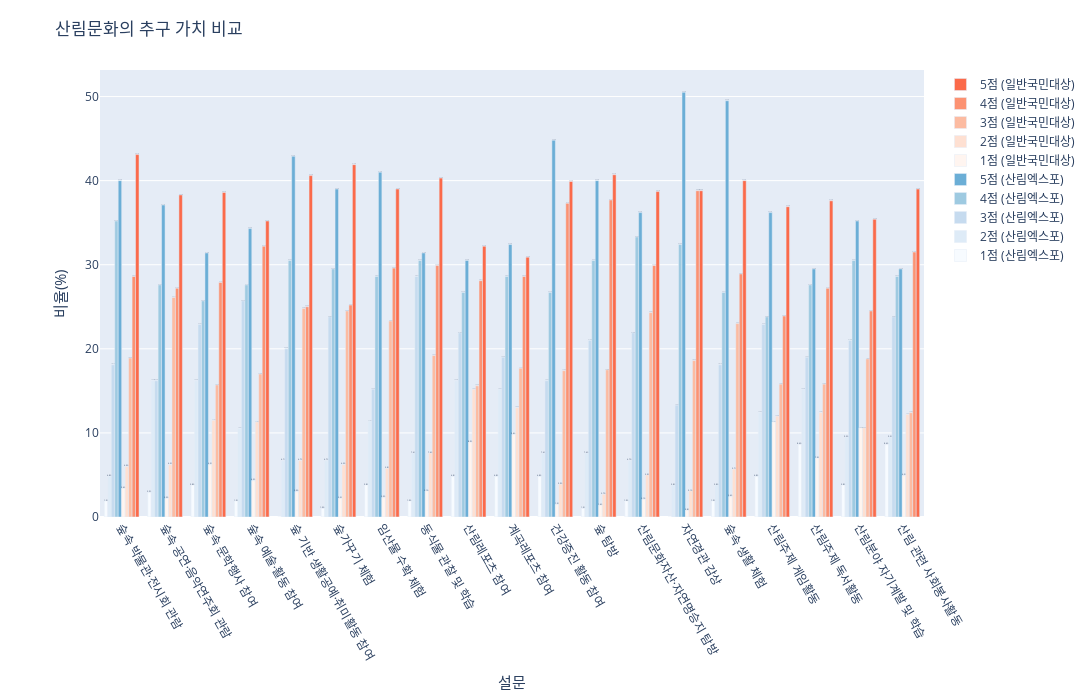

Here is the notebook cell this chart was saved with:
### Code cell
import plotly.colors as pc

# 컬러맵을 리스트로 불러오기
blues_color_map = pc.sequential.Blues
reds_color_map = pc.sequential.Reds

# 누적 막대그래프 시각화
fig = go.Figure()

# 막대 그래프 추가 (expo_5_num_df 데이터 사용)
for i in range(1, 6):
    text_labels = [f'<span style="font-size: 15px !important;">{val:.1f}%</span>' for val in expo_5_num_df[f'{i}_비율']]
    fig.add_trace(go.Bar(x=expo_5_num_df['설문'], y=expo_5_num_df[f'{i}_비율'], text=text_labels,
                         name=f'{i}점 (산림엑스포)', textposition='auto', marker=dict(color=blues_color_map[i-1])))

# 두 번째 막대 그래프 추가 (common_5_num_df 데이터 사용) - 겹치게 표시
for i in range(1, 6):
    text_labels = [f'<span style="font-size: 15px">{val:.1f}%</span>' for val in common_5_num_df[f'{i}_비율']]
    fig.add_trace(go.Bar(x=common_5_num_df['설문'], y=common_5_num_df[f'{i}_비율'], text=text_labels,
                         name=f'{i}점 (일반국민)', textposition='auto', marker=dict(color=reds_color_map[i-1])))

# 그래프 레이아웃 설정
fig.update_layout(title="산림문화의 추구 가치 비교", xaxis_title="<span style='font-size: 15px'>설문</span>", yaxis_title="<span style='font-size: 15px'>비율(%)</span>",
                  barmode='group', showlegend=True)

# 범례 텍스트 수정
fig.update_layout(legend=dict(traceorder="reversed"))

# 그래프 높이와 너비 조정
fig.update_layout(height=700, width=1400)

# 여백 (margin) 조정
fig.update_layout(margin=dict(l=100, r=100, b=70, t=70))

fig.update_xaxes(tickangle=60)

fig.show()

### Figure 1 — Plotly figure (JSON) as saved in the notebook; plotly's stock layout.template omitted (floating-point values rounded to 4 significant figures)
{"data": [{"marker": {"color": "rgb(247,251,255)"}, "name": "1점 (산림엑스포)", "text": ["<span style=\"font-size: 15px !important;\">1.9%</span>", "<span style=\"font-size: 15px !important;\">2.9%</span>", "<span style=\"font-size: 15px !important;\">3.8%</span>", "<span style=\"font-size: 15px !important;\">1.9%</span>", "<span style=\"font-size: 15px !important;\">0.0%</span>", "<span style=\"font-size: 15px !important;\">1.0%</span>", "<span style=\"font-size: 15px !important;\">3.8%</span>", "<span style=\"font-size: 15px !important;\">1.9%</span>", "<span style=\"font-size: 15px !important;\">4.8%</span>", "<span style=\"font-size: 15px !important;\">4.8%</span>", "<span style=\"font-size: 15px !important;\">4.8%</span>", "<span style=\"font-size: 15px !important;\">1.0%</span>", "<span style=\"font-size: 15px !important;\">1.9%</span>", "<span style=\"font-size: 15px !important;\">0.0%</span>", "<span style=\"font-size: 15px !important;\">1.9%</span>", "<span style=\"font-size: 15px !important;\">4.8%</span>", "<span style=\"font-size: 15px !important;\">8.6%</span>", "<span style=\"font-size: 15px !important;\">3.8%</span>", "<span style=\"font-size: 15px !important;\">8.6%</span>"], "textposition": "auto", "type": "bar", "x": ["숲속 박물관·전시회 관람", "숲속 공연·음악연주회 관람", "숲속 문학행사 참여", "숲속 예술·활동 참여", "숲 기반 생활공예·취미활동 참여", "숲가꾸기 체험", "임산물 수확 체험", "동식물 관찰 및 학습", "산림레포츠 참여", "계곡레포츠 참여", "건강증진 활동 참여", "숲 탐방", "산림문화자산·자연명승지 탐방", "자연경관 감상", "숲속 생활 체험", "산림주제 게임활동", "산림주제 독서활동", "산림분야 자기계발 및 학습", "산림 관련 사회봉사활동"], "y": [1.9, 2.9, 3.8, 1.9, 0, 1, 3.8, 1.9, 4.8, 4.8, 4.8, 1, 1.9, 0, 1.9, 4.8, 8.6, 3.8, 8.6]}, {"marker": {"color": "rgb(222,235,247)"}, "name": "2점 (산림엑스포)", "text": ["<span style=\"font-size: 15px !important;\">4.8%</span>", "<span style=\"font-size: 15px !important;\">16.2%</span>", "<span style=\"font-size: 15px !important;\">16.2%</span>", "<span style=\"font-size: 15px !important;\">10.5%</span>", "<span style=\"font-size: 15px !important;\">6.7%</span>", "<span style=\"font-size: 15px !important;\">6.7%</span>", "<span style=\"font-size: 15px !important;\">11.4%</span>", "<span style=\"font-size: 15px !important;\">7.6%</span>", "<span style=\"font-size: 15px !important;\">16.2%</span>", "<span style=\"font-size: 15px !important;\">15.2%</span>", "<span style=\"font-size: 15px !important;\">7.6%</span>", "<span style=\"font-size: 15px !important;\">7.6%</span>", "<span style=\"font-size: 15px !important;\">6.7%</span>", "<span style=\"font-size: 15px !important;\">3.8%</span>", "<span style=\"font-size: 15px !important;\">3.8%</span>", "<span style=\"font-size: 15px !important;\">12.4%</span>", "<span style=\"font-size: 15px !important;\">15.2%</span>", "<span style=\"font-size: 15px !important;\">9.5%</span>", "<span style=\"font-size: 15px !important;\">9.5%</span>"], "textposition": "auto", "type": "bar", "x": ["숲속 박물관·전시회 관람", "숲속 공연·음악연주회 관람", "숲속 문학행사 참여", "숲속 예술·활동 참여", "숲 기반 생활공예·취미활동 참여", "숲가꾸기 체험", "임산물 수확 체험", "동식물 관찰 및 학습", "산림레포츠 참여", "계곡레포츠 참여", "건강증진 활동 참여", "숲 탐방", "산림문화자산·자연명승지 탐방", "자연경관 감상", "숲속 생활 체험", "산림주제 게임활동", "산림주제 독서활동", "산림분야 자기계발 및 학습", "산림 관련 사회봉사활동"], "y": [4.8, 16.2, 16.2, 10.5, 6.7, 6.7, 11.4, 7.6, 16.2, 15.2, 7.6, 7.6, 6.7, 3.8, 3.8, 12.4, 15.2, 9.5, 9.5]}, {"marker": {"color": "rgb(198,219,239)"}, "name": "3점 (산림엑스포)", "text": ["<span style=\"font-size: 15px !important;\">18.1%</span>", "<span style=\"font-size: 15px !important;\">16.2%</span>", "<span style=\"font-size: 15px !important;\">22.9%</span>", "<span style=\"font-size: 15px !important;\">25.7%</span>", "<span style=\"font-size: 15px !important;\">20.0%</span>", "<span style=\"font-size: 15px !important;\">23.8%</span>", "<span style=\"font-size: 15px !important;\">15.2%</span>", "<span style=\"font-size: 15px !important;\">28.6%</span>", "<span style=\"font-size: 15px !important;\">21.9%</span>", "<span style=\"font-size: 15px !important;\">19.0%</span>", "<span style=\"font-size: 15px !important;\">16.2%</span>", "<span style=\"font-size: 15px !important;\">21.0%</span>", "<span style=\"font-size: 15px !important;\">21.9%</span>", "<span style=\"font-size: 15px !important;\">13.3%</span>", "<span style=\"font-size: 15px !important;\">18.1%</span>", "<span style=\"font-size: 15px !important;\">22.9%</span>", "<span style=\"font-size: 15px !important;\">19.0%</span>", "<span style=\"font-size: 15px !important;\">21.0%</span>", "<span style=\"font-size: 15px !important;\">23.8%</span>"], "textposition": "auto", "type": "bar", "x": ["숲속 박물관·전시회 관람", "숲속 공연·음악연주회 관람", "숲속 문학행사 참여", "숲속 예술·활동 참여", "숲 기반 생활공예·취미활동 참여", "숲가꾸기 체험", "임산물 수확 체험", "동식물 관찰 및 학습", "산림레포츠 참여", "계곡레포츠 참여", "건강증진 활동 참여", "숲 탐방", "산림문화자산·자연명승지 탐방", "자연경관 감상", "숲속 생활 체험", "산림주제 게임활동", "산림주제 독서활동", "산림분야 자기계발 및 학습", "산림 관련 사회봉사활동"], "y": [18.1, 16.2, 22.9, 25.7, 20, 23.8, 15.2, 28.6, 21.9, 19, 16.2, 21, 21.9, 13.3, 18.1, 22.9, 19, 21, 23.8]}, {"marker": {"color": "rgb(158,202,225)"}, "name": "4점 (산림엑스포)", "text": ["<span style=\"font-size: 15px !important;\">35.2%</span>", "<span style=\"font-size: 15px !important;\">27.6%</span>", "<span style=\"font-size: 15px !important;\">25.7%</span>", "<span style=\"font-size: 15px !important;\">27.6%</span>", "<span style=\"font-size: 15px !important;\">30.5%</span>", "<span style=\"font-size: 15px !important;\">29.5%</span>", "<span style=\"font-size: 15px !important;\">28.6%</span>", "<span style=\"font-size: 15px !important;\">30.5%</span>", "<span style=\"font-size: 15px !important;\">26.7%</span>", "<span style=\"font-size: 15px !important;\">28.6%</span>", "<span style=\"font-size: 15px !important;\">26.7%</span>", "<span style=\"font-size: 15px !important;\">30.5%</span>", "<span style=\"font-size: 15px !important;\">33.3%</span>", "<span style=\"font-size: 15px !important;\">32.4%</span>", "<span style=\"font-size: 15px !important;\">26.7%</span>", "<span style=\"font-size: 15px !important;\">23.8%</span>", "<span style=\"font-size: 15px !important;\">27.6%</span>", "<span style=\"font-size: 15px !important;\">30.5%</span>", "<span style=\"font-size: 15px !important;\">28.6%</span>"], "textposition": "auto", "type": "bar", "x": ["숲속 박물관·전시회 관람", "숲속 공연·음악연주회 관람", "숲속 문학행사 참여", "숲속 예술·활동 참여", "숲 기반 생활공예·취미활동 참여", "숲가꾸기 체험", "임산물 수확 체험", "동식물 관찰 및 학습", "산림레포츠 참여", "계곡레포츠 참여", "건강증진 활동 참여", "숲 탐방", "산림문화자산·자연명승지 탐방", "자연경관 감상", "숲속 생활 체험", "산림주제 게임활동", "산림주제 독서활동", "산림분야 자기계발 및 학습", "산림 관련 사회봉사활동"], "y": [35.2, 27.6, 25.7, 27.6, 30.5, 29.5, 28.6, 30.5, 26.7, 28.6, 26.7, 30.5, 33.3, 32.4, 26.7, 23.8, 27.6, 30.5, 28.6]}, {"marker": {"color": "rgb(107,174,214)"}, "name": "5점 (산림엑스포)", "text": ["<span style=\"font-size: 15px !important;\">40.0%</span>", "<span style=\"font-size: 15px !important;\">37.1%</span>", "<span style=\"font-size: 15px !important;\">31.4%</span>", "<span style=\"font-size: 15px !important;\">34.3%</span>", "<span style=\"font-size: 15px !important;\">42.9%</span>", "<span style=\"font-size: 15px !important;\">39.0%</span>", "<span style=\"font-size: 15px !important;\">41.0%</span>", "<span style=\"font-size: 15px !important;\">31.4%</span>", "<span style=\"font-size: 15px !important;\">30.5%</span>", "<span style=\"font-size: 15px !important;\">32.4%</span>", "<span style=\"font-size: 15px !important;\">44.8%</span>", "<span style=\"font-size: 15px !important;\">40.0%</span>", "<span style=\"font-size: 15px !important;\">36.2%</span>", "<span style=\"font-size: 15px !important;\">50.5%</span>", "<span style=\"font-size: 15px !important;\">49.5%</span>", "<span style=\"font-size: 15px !important;\">36.2%</span>", "<span style=\"font-size: 15px !important;\">29.5%</span>", "<span style=\"font-size: 15px !important;\">35.2%</span>", "<span style=\"font-size: 15px !important;\">29.5%</span>"], "textposition": "auto", "type": "bar", "x": ["숲속 박물관·전시회 관람", "숲속 공연·음악연주회 관람", "숲속 문학행사 참여", "숲속 예술·활동 참여", "숲 기반 생활공예·취미활동 참여", "숲가꾸기 체험", "임산물 수확 체험", "동식물 관찰 및 학습", "산림레포츠 참여", "계곡레포츠 참여", "건강증진 활동 참여", "숲 탐방", "산림문화자산·자연명승지 탐방", "자연경관 감상", "숲속 생활 체험", "산림주제 게임활동", "산림주제 독서활동", "산림분야 자기계발 및 학습", "산림 관련 사회봉사활동"], "y": [40, 37.1, 31.4, 34.3, 42.9, 39, 41, 31.4, 30.5, 32.4, 44.8, 40, 36.2, 50.5, 49.5, 36.2, 29.5, 35.2, 29.5]}, {"marker": {"color": "rgb(255,245,240)"}, "name": "1점 (일반국민대상)", "text": ["<span style=\"font-size: 15px\">3.4%</span>", "<span style=\"font-size: 15px\">2.2%</span>", "<span style=\"font-size: 15px\">6.2%</span>", "<span style=\"font-size: 15px\">4.3%</span>", "<span style=\"font-size: 15px\">3.0%</span>", "<span style=\"font-size: 15px\">2.2%</span>", "<span style=\"font-size: 15px\">2.3%</span>", "<span style=\"font-size: 15px\">3.1%</span>", "<span style=\"font-size: 15px\">8.9%</span>", "<span style=\"font-size: 15px\">9.8%</span>", "<span style=\"font-size: 15px\">1.5%</span>", "<span style=\"font-size: 15px\">1.4%</span>", "<span style=\"font-size: 15px\">2.1%</span>", "<span style=\"font-size: 15px\">0.8%</span>", "<span style=\"font-size: 15px\">2.4%</span>", "<span style=\"font-size: 15px\">11.3%</span>", "<span style=\"font-size: 15px\">7.0%</span>", "<span style=\"font-size: 15px\">10.6%</span>", "<span style=\"font-size: 15px\">4.9%</span>"], "textposition": "auto", "type": "bar", "x": ["숲속 박물관·전시회 관람", "숲속 공연·음악연주회 관람", "숲속 문학행사 참여", "숲속 예술·활동 참여", "숲 기반 생활공예·취미활동 참여", "숲가꾸기 체험", "임산물 수확 체험", "동식물 관찰 및 학습", "산림레포츠 참여", "계곡레포츠 참여", "건강증진 활동 참여", "숲 탐방", "산림문화자산·자연명승지 탐방", "자연경관 감상", "숲속 생활 체험", "산림주제 게임활동", "산림주제 독서활동", "산림분야 자기계발 및 학습", "산림 관련 사회봉사활동"], "y": [3.4, 2.2, 6.2, 4.3, 3, 2.2, 2.3, 3.1, 8.9, 9.8, 1.5, 1.4, 2.1, 0.8, 2.4, 11.3, 7, 10.6, 4.9]}, {"marker": {"color": "rgb(254,224,210)"}, "name": "2점 (일반국민대상)", "text": ["<span style=\"font-size: 15px\">6.0%</span>", "<span style=\"font-size: 15px\">6.2%</span>", "<span style=\"font-size: 15px\">11.5%</span>", "<span style=\"font-size: 15px\">11.3%</span>", "<span style=\"font-size: 15px\">6.7%</span>", "<span style=\"font-size: 15px\">6.2%</span>", "<span style=\"font-size: 15px\">5.8%</span>", "<span style=\"font-size: 15px\">7.6%</span>", "<span style=\"font-size: 15px\">15.2%</span>", "<span style=\"font-size: 15px\">13.0%</span>", "<span style=\"font-size: 15px\">3.9%</span>", "<span style=\"font-size: 15px\">2.7%</span>", "<span style=\"font-size: 15px\">5.0%</span>", "<span style=\"font-size: 15px\">3.1%</span>", "<span style=\"font-size: 15px\">5.7%</span>", "<span style=\"font-size: 15px\">12.0%</span>", "<span style=\"font-size: 15px\">12.4%</span>", "<span style=\"font-size: 15px\">10.6%</span>", "<span style=\"font-size: 15px\">12.2%</span>"], "textposition": "auto", "type": "bar", "x": ["숲속 박물관·전시회 관람", "숲속 공연·음악연주회 관람", "숲속 문학행사 참여", "숲속 예술·활동 참여", "숲 기반 생활공예·취미활동 참여", "숲가꾸기 체험", "임산물 수확 체험", "동식물 관찰 및 학습", "산림레포츠 참여", "계곡레포츠 참여", "건강증진 활동 참여", "숲 탐방", "산림문화자산·자연명승지 탐방", "자연경관 감상", "숲속 생활 체험", "산림주제 게임활동", "산림주제 독서활동", "산림분야 자기계발 및 학습", "산림 관련 사회봉사활동"], "y": [6, 6.2, 11.5, 11.3, 6.7, 6.2, 5.8, 7.6, 15.2, 13, 3.9, 2.7, 5, 3.1, 5.7, 12, 12.4, 10.6, 12.2]}, {"marker": {"color": "rgb(252,187,161)"}, "name": "3점 (일반국민대상)", "text": ["<span style=\"font-size: 15px\">18.9%</span>", "<span style=\"font-size: 15px\">26.1%</span>", "<span style=\"font-size: 15px\">15.7%</span>", "<span style=\"font-size: 15px\">17.0%</span>", "<span style=\"font-size: 15px\">24.8%</span>", "<span style=\"font-size: 15px\">24.5%</span>", "<span style=\"font-size: 15px\">23.3%</span>", "<span style=\"font-size: 15px\">19.2%</span>", "<span style=\"font-size: 15px\">15.6%</span>", "<span style=\"font-size: 15px\">17.7%</span>", "<span style=\"font-size: 15px\">17.4%</span>", "<span style=\"font-size: 15px\">17.5%</span>", "<span style=\"font-size: 15px\">24.3%</span>", "<span style=\"font-size: 15px\">18.6%</span>", "<span style=\"font-size: 15px\">23.0%</span>", "<span style=\"font-size: 15px\">15.8%</span>", "<span style=\"font-size: 15px\">15.8%</span>", "<span style=\"font-size: 15px\">18.8%</span>", "<span style=\"font-size: 15px\">12.4%</span>"], "textposition": "auto", "type": "bar", "x": ["숲속 박물관·전시회 관람", "숲속 공연·음악연주회 관람", "숲속 문학행사 참여", "숲속 예술·활동 참여", "숲 기반 생활공예·취미활동 참여", "숲가꾸기 체험", "임산물 수확 체험", "동식물 관찰 및 학습", "산림레포츠 참여", "계곡레포츠 참여", "건강증진 활동 참여", "숲 탐방", "산림문화자산·자연명승지 탐방", "자연경관 감상", "숲속 생활 체험", "산림주제 게임활동", "산림주제 독서활동", "산림분야 자기계발 및 학습", "산림 관련 사회봉사활동"], "y": [18.9, 26.1, 15.7, 17, 24.8, 24.5, 23.3, 19.2, 15.6, 17.7, 17.4, 17.5, 24.3, 18.6, 23, 15.8, 15.8, 18.8, 12.4]}, {"marker": {"color": "rgb(252,146,114)"}, "name": "4점 (일반국민대상)", "text": ["<span style=\"font-size: 15px\">28.6%</span>", "<span style=\"font-size: 15px\">27.2%</span>", "<span style=\"font-size: 15px\">27.9%</span>", "<span style=\"font-size: 15px\">32.2%</span>", "<span style=\"font-size: 15px\">25.0%</span>", "<span style=\"font-size: 15px\">25.2%</span>", "<span style=\"font-size: 15px\">29.6%</span>", "<span style=\"font-size: 15px\">29.9%</span>", "<span style=\"font-size: 15px\">28.1%</span>", "<span style=\"font-size: 15px\">28.6%</span>", "<span style=\"font-size: 15px\">37.3%</span>", "<span style=\"font-size: 15px\">37.7%</span>", "<span style=\"font-size: 15px\">29.9%</span>", "<span style=\"font-size: 15px\">38.8%</span>", "<span style=\"font-size: 15px\">28.9%</span>", "<span style=\"font-size: 15px\">23.9%</span>", "<span style=\"font-size: 15px\">27.2%</span>", "<span style=\"font-size: 15px\">24.5%</span>", "<span style=\"font-size: 15px\">31.5%</span>"], "textposition": "auto", "type": "bar", "x": ["숲속 박물관·전시회 관람", "숲속 공연·음악연주회 관람", "숲속 문학행사 참여", "숲속 예술·활동 참여", "숲 기반 생활공예·취미활동 참여", "숲가꾸기 체험", "임산물 수확 체험", "동식물 관찰 및 학습", "산림레포츠 참여", "계곡레포츠 참여", "건강증진 활동 참여", "숲 탐방", "산림문화자산·자연명승지 탐방", "자연경관 감상", "숲속 생활 체험", "산림주제 게임활동", "산림주제 독서활동", "산림분야 자기계발 및 학습", "산림 관련 사회봉사활동"], "y": [28.6, 27.2, 27.9, 32.2, 25, 25.2, 29.6, 29.9, 28.1, 28.6, 37.3, 37.7, 29.9, 38.8, 28.9, 23.9, 27.2, 24.5, 31.5]}, {"marker": {"color": "rgb(251,106,74)"}, "name": "5점 (일반국민대상)", "text": ["<span style=\"font-size: 15px\">43.1%</span>", "<span style=\"font-size: 15px\">38.3%</span>", "<span style=\"font-size: 15px\">38.6%</span>", "<span style=\"font-size: 15px\">35.2%</span>", "<span style=\"font-size: 15px\">40.6%</span>", "<span style=\"font-size: 15px\">41.9%</span>", "<span style=\"font-size: 15px\">39.0%</span>", "<span style=\"font-size: 15px\">40.3%</span>", "<span style=\"font-size: 15px\">32.2%</span>", "<span style=\"font-size: 15px\">30.9%</span>", "<span style=\"font-size: 15px\">39.9%</span>", "<span style=\"font-size: 15px\">40.7%</span>", "<span style=\"font-size: 15px\">38.7%</span>", "<span style=\"font-size: 15px\">38.8%</span>", "<span style=\"font-size: 15px\">40.0%</span>", "<span style=\"font-size: 15px\">36.9%</span>", "<span style=\"font-size: 15px\">37.6%</span>", "<span style=\"font-size: 15px\">35.4%</span>", "<span style=\"font-size: 15px\">39.0%</span>"], "textposition": "auto", "type": "bar", "x": ["숲속 박물관·전시회 관람", "숲속 공연·음악연주회 관람", "숲속 문학행사 참여", "숲속 예술·활동 참여", "숲 기반 생활공예·취미활동 참여", "숲가꾸기 체험", "임산물 수확 체험", "동식물 관찰 및 학습", "산림레포츠 참여", "계곡레포츠 참여", "건강증진 활동 참여", "숲 탐방", "산림문화자산·자연명승지 탐방", "자연경관 감상", "숲속 생활 체험", "산림주제 게임활동", "산림주제 독서활동", "산림분야 자기계발 및 학습", "산림 관련 사회봉사활동"], "y": [43.1, 38.3, 38.6, 35.2, 40.6, 41.9, 39, 40.3, 32.2, 30.9, 39.9, 40.7, 38.7, 38.8, 40, 36.9, 37.6, 35.4, 39]}], "layout": {"barmode": "group", "height": 700, "legend": {"traceorder": "reversed"}, "margin": {"b": 70, "l": 100, "r": 100, "t": 70}, "showlegend": true, "title": {"text": "산림문화의 추구 가치 비교"}, "width": 1400, "xaxis": {"tickangle": 60, "title": {"text": "<span style='font-size: 15px'>설문</span>"}}, "yaxis": {"title": {"text": "<span style='font-size: 15px'>비율(%)</span>"}}}}
